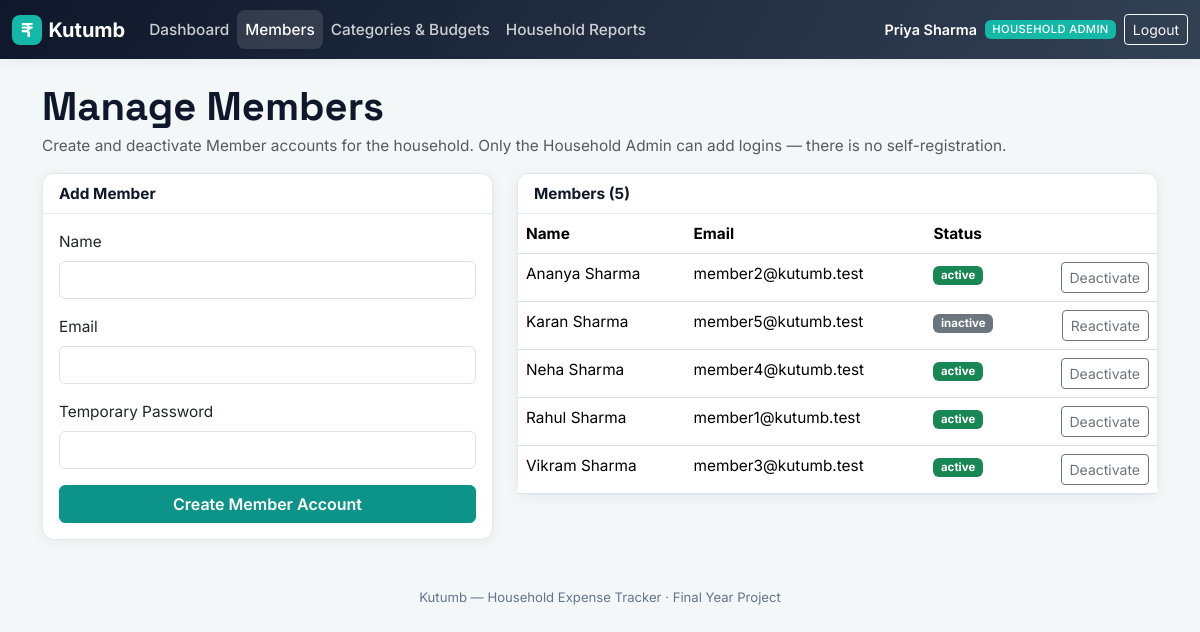
/index.php?route=admin/members (signed in), run on the app's committed database.
### tables this page shows
CREATE TABLE users (
    id            INT AUTO_INCREMENT PRIMARY KEY,
    name          VARCHAR(100) NOT NULL,
    email         VARCHAR(150) NOT NULL UNIQUE,
    password      VARCHAR(255) NOT NULL,
    role          ENUM('super_admin','member') NOT NULL DEFAULT 'member',
    status        ENUM('active','inactive') NOT NULL DEFAULT 'active',
    created_at    TIMESTAMP NOT NULL DEFAULT CURRENT_TIMESTAMP
);

### app/controllers/AdminController.php (called while the page is built, shortened)
<?php
require_once __DIR__ . '/../models/User.php';
class AdminController
{
    public function members(): void
    {
        $members = User::allMembers();
        require __DIR__ . '/../views/admin/members.php';
    }
}

### public/index.php (called while the page is built, shortened)
<?php
require_once __DIR__ . '/../core/helpers.php';
require_once __DIR__ . '/../core/Database.php';
require_once __DIR__ . '/../app/models/User.php';
require_once __DIR__ . '/../app/controllers/AdminController.php';
$router = new Router();
$router->get('login', fn() => (new AuthController())->showLogin());
$router->post('login', fn() => (new AuthController())->login());
$router->post('logout', fn() => (new AuthController())->logout());
$router->get('admin/dashboard', fn() => (new AdminController())->dashboard());
$router->get('admin/members', fn() => (new AdminController())->members());
$router->post('admin/members/store', fn() => (new AdminController())->memberStore());
$router->post('admin/members/status', fn() => (new AdminController())->memberStatus());
$router->get('admin/categories', fn() => (new AdminController())->categories());
$router->post('admin/categories/store', fn() => (new AdminController())->categoryStore());
$router->post('admin/categories/rename', fn() => (new AdminController())->categoryRename());
$router->post('admin/categories/toggle', fn() => (new AdminController())->categoryToggle());
$router->post('admin/budgets/store', fn() => (new AdminController())->budgetStore());
$router->get('admin/reports', fn() => (new AdminController())->reports());
$router->get('admin/reports/export', fn() => (new AdminController())->reportExport());
$router->get('member/dashboard', fn() => (new MemberController())->dashboard());
$router->get('member/expenses', fn() => (new MemberController())->expenses());
$router->get('member/insights', fn() => (new MemberController())->insights());
$router->get('member/report', fn() => (new MemberController())->report());
$router->get('member/report/export', fn() => (new MemberController())->reportExport());
$router->post('expenses/store', fn() => (new ExpenseController())->store());
$router->post('expenses/update', fn() => (new ExpenseController())->update());
$router->post('expenses/delete', fn() => (new ExpenseController())->delete());
$route = request_str($_GET['route'] ?? '');
$router->dispatch($_SERVER['REQUEST_METHOD'], $route);

### core/Router.php (called while the page is built, shortened)
<?php
class Router
{
    private array $routes = ['GET' => [], 'POST' => []];
    public function get(string $route, callable $handler): void
    {
        $this->routes['GET'][$route] = $handler;
    }
    public function post(string $route, callable $handler): void
    {
        $this->routes['POST'][$route] = $handler;
    }
    public function dispatch(string $method, string $route): void
    {
        $handler = $this->routes[$method][$route] ?? null;
        try {
            $handler();
        } catch (Throwable $e) {
            error_log($e->getMessage());
            http_response_code(500);
            require __DIR__ . '/../app/views/errors/500.php';
        }
    }
}

### config/database.php (called while the page is built)
<?php
return [
    'host'     => '127.0.0.1',
    'port'     => 3306,
    'database' => 'expense_tracker',
    'username' => 'root',
    'password' => '',
    'charset'  => 'utf8mb4',
];

### core/Database.php (called while the page is built)
<?php
class Database
{
    private static ?PDO $instance = null;
    public static function connect(): PDO
    {
        if (self::$instance === null) {
            $config = require __DIR__ . '/../config/database.php';
            $dsn = sprintf(
                'mysql:host=%s;port=%d;dbname=%s;charset=%s',
                $config['host'],
                $config['port'],
                $config['database'],
                $config['charset']
            );
            self::$instance = new PDO($dsn, $config['username'], $config['password'], [
                PDO::ATTR_ERRMODE            => PDO::ERRMODE_EXCEPTION,
                PDO::ATTR_DEFAULT_FETCH_MODE => PDO::FETCH_ASSOC,
                PDO::ATTR_EMULATE_PREPARES   => false,
            ]);
        }
        return self::$instance;
    }
}

### app/models/User.php (called while the page is built, shortened)
<?php
class User
{
    public static function allMembers(): array
    {
        $stmt = Database::connect()->query(
            "SELECT * FROM users WHERE role = 'member' ORDER BY name"
        );
        return $stmt->fetchAll();
    }
}

### core/helpers.php (called while the page is built, shortened)
<?php
function e($value): string
{
    return htmlspecialchars($value, ENT_QUOTES, 'UTF-8');
}

### app/views/admin/members.php (the view, shortened to what this page needs)
<?php require __DIR__ . '/../partials/header.php'; ?>
<?php require __DIR__ . '/../partials/navbar.php'; ?>
<main class="container py-4">
    <h1 class="page-title">Manage Members</h1>
    <p class="text-muted">Create and deactivate Member accounts for the household. Only the Household Admin can add logins — there is no self-registration.</p>
    <div class="row g-4">
        <div class="col-lg-5">
            <div class="card">
                <div class="card-header">Add Member</div>
                <div class="card-body">
                    <form method="POST" action="/index.php?route=admin/members/store">
                        <div class="mb-3">
                            <label class="form-label">Name</label>
                            <input type="text" name="name" class="form-control" maxlength="100" required>
                        </div>
                        <div class="mb-3">
                            <label class="form-label">Email</label>
                            <input type="email" name="email" class="form-control" required>
                        </div>
                        <div class="mb-3">
                            <label class="form-label">Temporary Password</label>
                            <input type="text" name="password" class="form-control" minlength="6" required>
                        </div>
                        <button type="submit" class="btn btn-teal w-100">Create Member Account</button>
                    </form>
                </div>
            </div>
        </div>
        <div class="col-lg-7">
            <div class="card">
                <div class="card-header">Members (<?= count($members) ?>)</div>
                <div class="table-responsive">
                    <table class="table table-hover mb-0">
                        <thead>
                        <tr><th>Name</th><th>Email</th><th>Status</th><th></th></tr>
                        </thead>
                        <tbody>
                        <?php foreach ($members as $m): ?>
                            <tr>
                                <td><?= e($m['name']) ?></td>
                                <td><?= e($m['email']) ?></td>
                                <td>
                                    <span class="badge <?= $m['status'] === 'active' ? 'text-bg-success' : 'text-bg-secondary' ?>">
                                        <?= e($m['status']) ?>
                                    </span>
                                </td>
                                <td class="text-end">
                                    <form method="POST" action="/index.php?route=admin/members/status" class="d-inline"
                                          onsubmit="return confirm('<?= $m['status'] === 'active' ? 'Deactivate' : 'Reactivate' ?> this member?');">
                                        <button type="submit" class="btn btn-sm btn-outline-secondary">
                                            <?= $m['status'] === 'active' ? 'Deactivate' : 'Reactivate' ?>
                                        </button>
                                    </form>
                                </td>
                            </tr>
                        <?php endforeach; ?>
                        </tbody>
                    </table>
                </div>
            </div>
        </div>
    </div>
</main>
<?php require __DIR__ . '/../partials/footer.php'; ?>

### public/assets/css/style.css (style rules this page uses)
:root { --kt-teal-900: #0f766e; --kt-teal-700: #0d9488; --kt-teal-600: #14b8a6; --kt-teal-100: #ccfbf1; --kt-teal-50: #f0fdfa; --kt-charcoal-900: #0f172a; --kt-charcoal-800: #1e293b; --kt-charcoal-700: #334155; --kt-charcoal-500: #64748b; --kt-charcoal-300: #cbd5e1; --kt-charcoal-100: #e2e8f0; --kt-amber: #f59e0b; --kt-amber-100: #fef3c7; --kt-red: #dc2626; --kt-red-100: #fee2e2; --kt-green: #16a34a; --kt-bg: #f4f7f7; --kt-surface: #ffffff; --kt-border: #e2e8f0; --kt-radius: 12px; --kt-shadow: 0 2px 14px rgba(15, 23, 42, 0.06); }
* { box-sizing: border-box; }
body { background: var(--kt-bg); color: var(--kt-charcoal-800); font-family: 'Inter', -apple-system, BlinkMacSystemFont, 'Segoe UI', sans-serif; font-size: 0.96rem; }
h1, h2, h3, h4, h5, .brand-mark, .stat-value { font-family: 'Space Grotesk', 'Inter', sans-serif; }
.page-title { color: var(--kt-charcoal-900); font-weight: 700; margin-bottom: 0.15rem; }
.btn-teal { background: var(--kt-teal-700); border-color: var(--kt-teal-700); color: #fff; font-weight: 600; }
.card { border: 1px solid var(--kt-border); border-radius: var(--kt-radius); box-shadow: var(--kt-shadow); }
.card-header { background: var(--kt-surface); border-bottom: 1px solid var(--kt-border); font-weight: 700; color: var(--kt-charcoal-900); border-top-left-radius: var(--kt-radius) !important; border-top-right-radius: var(--kt-radius) !important; }

### data on the page
users: name "Ananya Sharma", email "member2@kutumb.test", status "active", shows "Deactivate"
users: name "Karan Sharma", email "member5@kutumb.test", status "inactive", shows "Reactivate"
users: name "Neha Sharma", email "member4@kutumb.test", status "active", shows "Deactivate"
users: name "Rahul Sharma", email "member1@kutumb.test", status "active", shows "Deactivate"
users: name "Vikram Sharma", email "member3@kutumb.test", status "active", shows "Deactivate"

### other printed values
$label "Dashboard"
$label "Members"
$label "Categories & Budgets"
$label "Household Reports"
Auth::name() "Priya Sharma"
count($members) "5"
